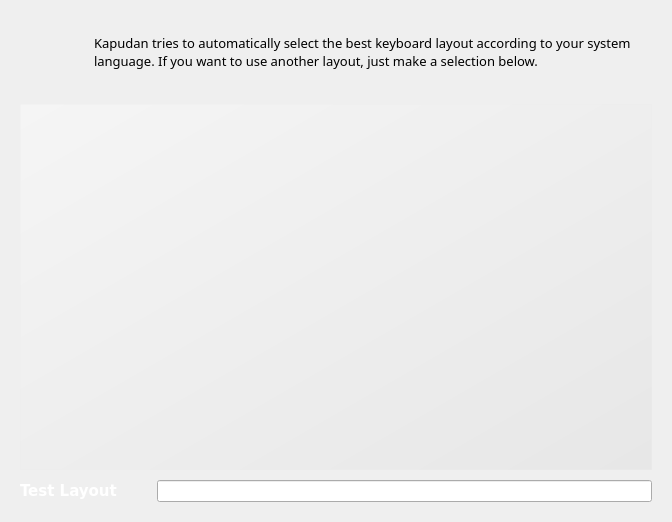
<?xml version="1.0" encoding="UTF-8"?>
<ui version="4.0">
 <class>keyboardWidget</class>
 <widget class="QWidget" name="keyboardWidget">
  <property name="geometry">
   <rect>
    <x>0</x>
    <y>0</y>
    <width>672</width>
    <height>522</height>
   </rect>
  </property>
  <property name="windowTitle">
   <string>Keyboard</string>
  </property>
  <layout class="QGridLayout" name="gridLayout">
   <property name="margin">
    <number>20</number>
   </property>
   <property name="spacing">
    <number>0</number>
   </property>
   <item row="0" column="0">
    <widget class="QLabel" name="label_2">
     <property name="minimumSize">
      <size>
       <width>64</width>
       <height>64</height>
      </size>
     </property>
     <property name="maximumSize">
      <size>
       <width>64</width>
       <height>64</height>
      </size>
     </property>
     <property name="text">
      <string/>
     </property>
     <property name="pixmap">
      <pixmap resource="../data/kapudan.qrc">:/raw/pixmap/preferences-desktop-keyboard.png</pixmap>
     </property>
    </widget>
   </item>
   <item row="0" column="1">
    <widget class="QLabel" name="description">
     <property name="minimumSize">
      <size>
       <width>300</width>
       <height>0</height>
      </size>
     </property>
     <property name="font">
      <font>
       <family>Sans Serif</family>
       <pointsize>10</pointsize>
      </font>
     </property>
     <property name="styleSheet">
      <string notr="true"/>
     </property>
     <property name="text">
      <string>&lt;html&gt;&lt;head/&gt;&lt;body&gt;&lt;p&gt;Kapudan tries to automatically select the best keyboard layout according to your system language. If you want to use another layout, just make a selection below.&lt;/p&gt;&lt;/body&gt;&lt;/html&gt;</string>
     </property>
     <property name="wordWrap">
      <bool>true</bool>
     </property>
     <property name="indent">
      <number>10</number>
     </property>
    </widget>
   </item>
   <item row="1" column="0">
    <spacer name="verticalSpacer_6">
     <property name="orientation">
      <enum>Qt::Vertical</enum>
     </property>
     <property name="sizeType">
      <enum>QSizePolicy::Fixed</enum>
     </property>
     <property name="sizeHint" stdset="0">
      <size>
       <width>30</width>
       <height>20</height>
      </size>
     </property>
    </spacer>
   </item>
   <item row="2" column="0" colspan="2">
    <layout class="QHBoxLayout" name="horizontalLayout_2">
     <item>
      <layout class="QGridLayout" name="gridLayout_2">
       <item row="0" column="0">
        <widget class="QListWidget" name="listWidgetKeyboard">
         <property name="minimumSize">
          <size>
           <width>0</width>
           <height>20</height>
          </size>
         </property>
         <property name="font">
          <font>
           <family>DejaVu Sans</family>
           <pointsize>10</pointsize>
           <weight>50</weight>
           <bold>false</bold>
          </font>
         </property>
         <property name="styleSheet">
          <string notr="true">#listWidgetKeyboard {background-color: qlineargradient(spread:pad, x1:1, y1:1, x2:0, y2:0, stop:0 rgba(219, 219, 219, 100), stop:1 rgba(255, 255, 255, 100));
color: white;

border: 1px solid rgb(236, 236, 236, 80);
}</string>
         </property>
         <property name="frameShape">
          <enum>QFrame::NoFrame</enum>
         </property>
         <property name="alternatingRowColors">
          <bool>false</bool>
         </property>
        </widget>
       </item>
       <item row="1" column="0">
        <layout class="QHBoxLayout" name="horizontalLayout">
         <property name="spacing">
          <number>0</number>
         </property>
         <property name="topMargin">
          <number>10</number>
         </property>
         <item>
          <widget class="QLabel" name="label">
           <property name="font">
            <font>
             <family>DejaVu Sans</family>
             <pointsize>11</pointsize>
             <weight>75</weight>
             <bold>true</bold>
            </font>
           </property>
           <property name="styleSheet">
            <string notr="true">color: white;</string>
           </property>
           <property name="text">
            <string>Test Layout</string>
           </property>
          </widget>
         </item>
         <item>
          <spacer name="horizontalSpacer_3">
           <property name="orientation">
            <enum>Qt::Horizontal</enum>
           </property>
           <property name="sizeType">
            <enum>QSizePolicy::Fixed</enum>
           </property>
           <property name="sizeHint" stdset="0">
            <size>
             <width>40</width>
             <height>20</height>
            </size>
           </property>
          </spacer>
         </item>
         <item>
          <widget class="QLineEdit" name="lineEdit">
           <property name="styleSheet">
            <string notr="true">color: rgb(30, 43, 51)</string>
           </property>
          </widget>
         </item>
        </layout>
       </item>
      </layout>
     </item>
    </layout>
   </item>
  </layout>
 </widget>
 <resources>
  <include location="../data/kapudan.qrc"/>
 </resources>
 <connections/>
</ui>
